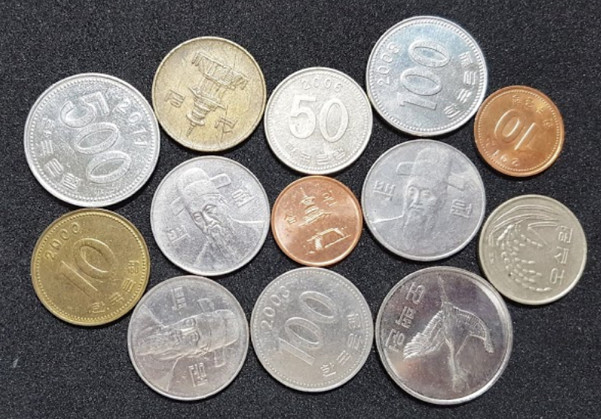
#> input picture images/coins_connected.jpg, 601 x 419 px
$ python count_coins.py
#> lines starting #> are read from the running program, lines starting #| are printed output that depends on the picture; after the words box and inside, x2 and y2 are one past the last pixel; in counts of white or black regions, pixels touching at a corner belong together
import cv2
import numpy as np


img = cv2.imread('./images/coins_connected.jpg')
#> img is the input picture: shape (419, 601, 3); mean B, G, R 119.2, 122.9, 127.3
rows, cols = img.shape[:2]
#> rows = 419; cols = 601
cv2.imshow('1.original', img)

mean = cv2.pyrMeanShiftFiltering(img, 20, 50)
cv2.imshow('pyrMeanShift', mean)

gray = cv2.cvtColor(mean, cv2.COLOR_BGR2GRAY)
gray = cv2.GaussianBlur(gray, (3, 3), 0)

_, thresh = cv2.threshold(gray, 0, 255, cv2.THRESH_BINARY | cv2.THRESH_OTSU)
#> thresh: shape (419, 601); 55.4% white; 12 black regions (6 under 20 px), largest, box (x1, y1, x2, y2) and area: (0, 0, 601, 419) 108352, (204, 222, 309, 330) 2746, (444, 271, 485, 307) 941, (417, 295, 436, 312) 129, (411, 310, 438, 336) 107, (435, 288, 440, 294) 22
cv2.imshow('thresh', thresh)

dst = cv2.distanceTransform(thresh, cv2.DIST_L2, 3)
dst = ((dst / (dst.max() - dst.min())) * 255).astype(np.uint8)
cv2.imshow('dst', dst)

local_max = cv2.dilate(dst, np.ones((50, 50), np.uint8))
lm = np.zeros((rows, cols), np.uint8)

seeds = np.where(lm == 255)
#> seeds = (empty array, empty array)
seed = np.stack((seeds[1], seeds[0]), axis=-1)
#> seed = empty array
fill_mask = np.zeros((rows+2, cols+2), np.uint8)
for x, y in seed:
    ret = cv2.floodFill(
        mean, fill_mask, (x, y), (255, 255, 255), (10, 10, 10), (10, 10, 10)
    )
cv2.imshow('floodfill', mean)

gray = cv2.cvtColor(mean, cv2.COLOR_BGR2GRAY)
gray = cv2.GaussianBlur(gray, (5, 5), 0)

ret, thresh = cv2.threshold(gray, 0, 255, cv2.THRESH_BINARY | cv2.THRESH_OTSU)
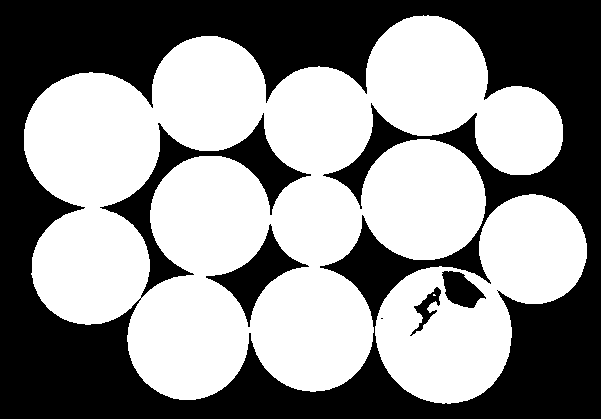
#> thresh: shape (419, 601); 55.3% white; 5 black regions (1 under 20 px), largest, box (x1, y1, x2, y2) and area: (0, 0, 601, 419) 108487, (206, 224, 309, 327) 2743, (442, 271, 486, 308) 987, (410, 287, 441, 336) 444
#> ret = 117
dst = cv2.distanceTransform(thresh, cv2.DIST_L2, 5)
dst = ((dst / (dst.max() - dst.min())) * 255).astype(np.uint8)
cv2.imshow('dst2', dst)

ret, fg = cv2.threshold(dst, 0.5 * dst.max(), 255, 0)
#> fg: shape (419, 601); 9.7% white; 13 white regions, largest, box (x1, y1, x2, y2) and area: (57, 105, 127, 176) 3778, (283, 299, 341, 359) 2579, (160, 308, 216, 367) 2512
#> ret = 127
cv2.imshow('fg', fg)

_, bg = cv2.threshold(dst, 0.3*dst.max(), 255, cv2.THRESH_BINARY_INV)
#> bg: shape (419, 601); 77.1% white; 13 black regions, largest, box (x1, y1, x2, y2) and area: (44, 92, 140, 189) 7237, (269, 286, 354, 372) 5535, (147, 294, 230, 380) 5437
bg_dst = cv2.distanceTransform(bg, cv2.DIST_L2, 5)
bg_dst = ((bg_dst / (bg_dst.max() - bg_dst.min())) * 255).astype(np.uint8)
ret, sure_bg = cv2.threshold(bg_dst, 0.3*bg_dst.max(), 255, cv2.THRESH_BINARY)
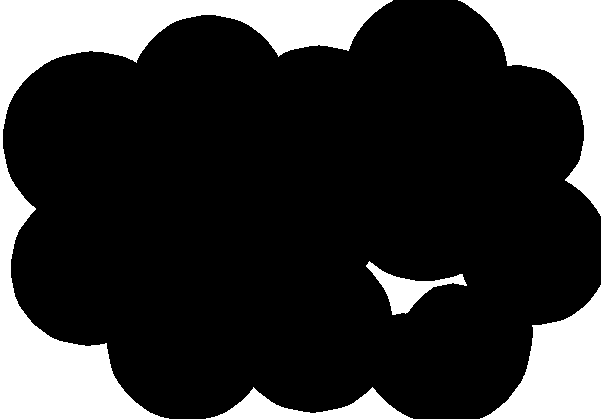
#> sure_bg: shape (419, 601); 21.6% white; 5 white regions, box (x1, y1, x2, y2) and area: (0, 0, 393, 419) 30513, (458, 0, 601, 216) 10857, (480, 285, 601, 419) 8435, (206, 387, 413, 419) 2800, (366, 261, 467, 315) 1677
#> ret = 76
cv2.imshow('sure_bg', sure_bg)

ret, inv_sure_bg = cv2.threshold(sure_bg, 127, 255, cv2.THRESH_BINARY_INV)
unknown = cv2.subtract(inv_sure_bg, sure_bg)
cv2.imshow('unknown', unknown)

_, markers = cv2.connectedComponents(fg)
#> markers: shape (419, 601) int32; 14 distinct labels, from 0 to 13

markers = markers + 1
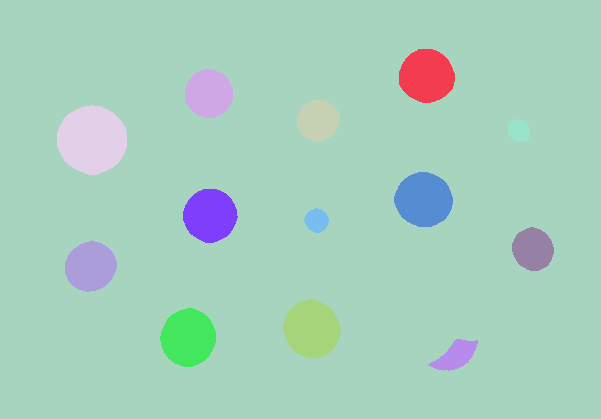
#> markers: shape (419, 601) int32; 14 distinct labels, from 1 to 14; one colour per label, 0 black
markers[unknown == 255] = 0
print(np.unique(markers))
#| [0 1]

colors = []
marker_show = np.zeros_like(img)
for mid in np.unique(markers):
    color = [int(j) for j in np.random.randint(0, 255, 3)]
    colors.append((mid, color))
    marker_show[markers == mid] = color
    coords = np.where(markers == mid)
    x, y = coords[1][0], coords[0][0]
    cv2.putText(
        marker_show, str(mid), (x+20, y+20), cv2.FONT_HERSHEY_PLAIN, 2, (255, 255, 255)
    )
#> this loop made 2 passes
#> (color, coords, x, y) on passes 1 to 2: ([172, 47, 117], 197537 positions, rows 0 to 418, columns 3 to 600, 393, 0), ([192, 67, 251], 54282 positions, rows 0 to 418, columns 0 to 600, 0, 0)
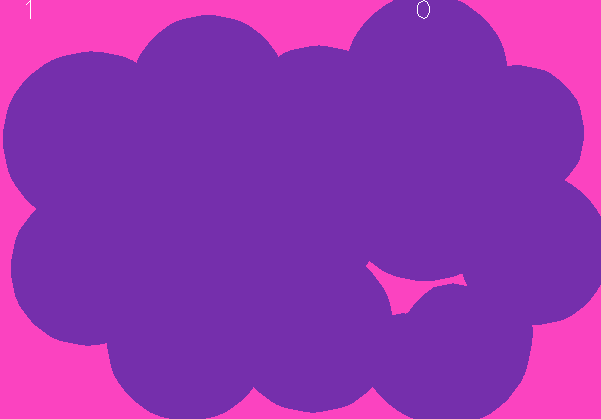
#> marker_show: shape (419, 601, 3); mean of channels 0, 1, 2 176.3, 51.4, 145.9; drawn as B, G, R
#> after the loop, colors = [(0, [172, 47, 117]), (1, [192, 67, 251])]

cv2.imshow('10. before', marker_show)

markers = cv2.watershed(img, markers)
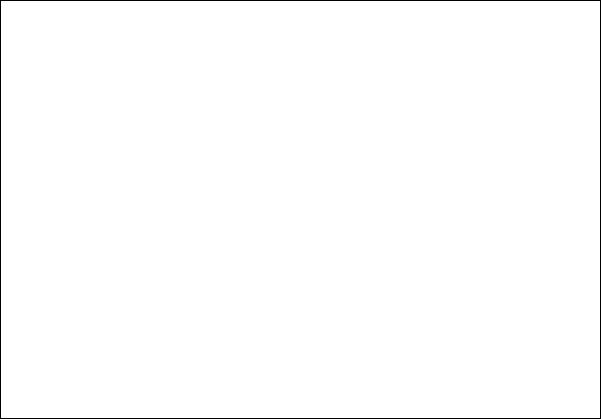
#> markers: shape (419, 601) int32; values -1 (black) and 1 (white), 99.2% white; black in thin lines or dots
print(np.unique(markers))
#| [-1  1]

for mid, color in colors:
    marker_show[markers == mid] = color
    coords = np.where(markers == mid)
    if coords[0].size <= 0:
        continue
    x, y = coords[1][0], coords[0][0]
    cv2.putText(
        marker_show, str(mid), (x+20, y+20), cv2.FONT_HERSHEY_PLAIN, 2, (255, 255, 255)
    )
#> this loop made 2 passes
#> (mid, color, coords) on pass 1: (0, [172, 47, 117], (empty array, empty array))
#> (mid, color, coords, x, y) on pass 2: (1, [192, 67, 251], 249783 positions, rows 1 to 417, columns 1 to 599, 1, 1)

marker_show[markers == -1] = (0, 255, 0)
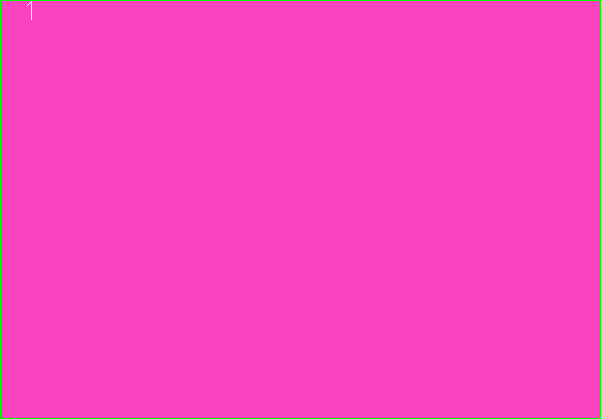
#> marker_show: shape (419, 601, 3); mean of channels 0, 1, 2 190.5, 68.5, 249; drawn as B, G, R
cv2.imshow('11. watershed marker', marker_show)

img[markers == -1] = (0, 255, 0)
#> img: shape (419, 601, 3); 0.81% of pixels changed, all inside (x1, y1, x2, y2) = (0, 0, 601, 419)
cv2.imshow('12. watershed', img)

mask = np.zeros((rows, cols), np.uint8)
mask[markers != 1] = 255
no_bg = cv2.bitwise_and(img, img, mask=mask)
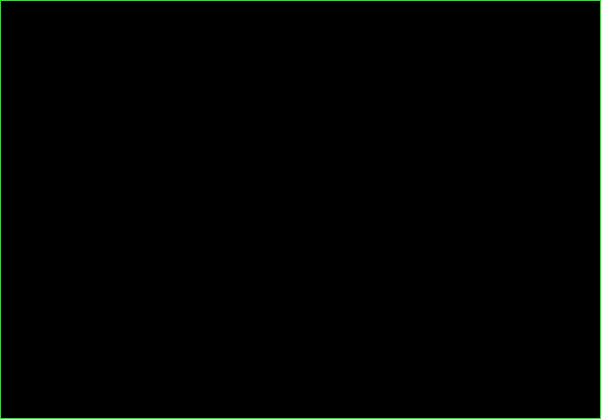
#> no_bg: shape (419, 601, 3); mean B, G, R 0, 2.1, 0
coin_label = [m for m in np.unique(markers) if m != 1 and m != 1]
#> coin_label = [-1]

for i, label in enumerate(coin_label):
    mask[:, :] = 0
    mask[markers == label] = 255
    coins = cv2.bitwise_and(img, img, mask=mask)
    contour, _ = cv2.findContours(
        mask, cv2.RETR_EXTERNAL, cv2.CHAIN_APPROX_NONE
    )
    x, y, w, h = cv2.boundingRect(contour[0])
    coin = coins[y:y+h, x:x+w]
    cv2.imshow('coin%d'%(i+1), coin)
    cv2.imwrite('../images/coin_test/coin%d.jpg'%(i+1), coin)
#> this loop made 1 pass
#> (label, x, y, w, h) on pass 1: (-1, 0, 0, 601, 419)
#> mask: shape (419, 601); 0.81% white in thin lines or dots

cv2.waitKey(0)
cv2.destroyAllWindows()
